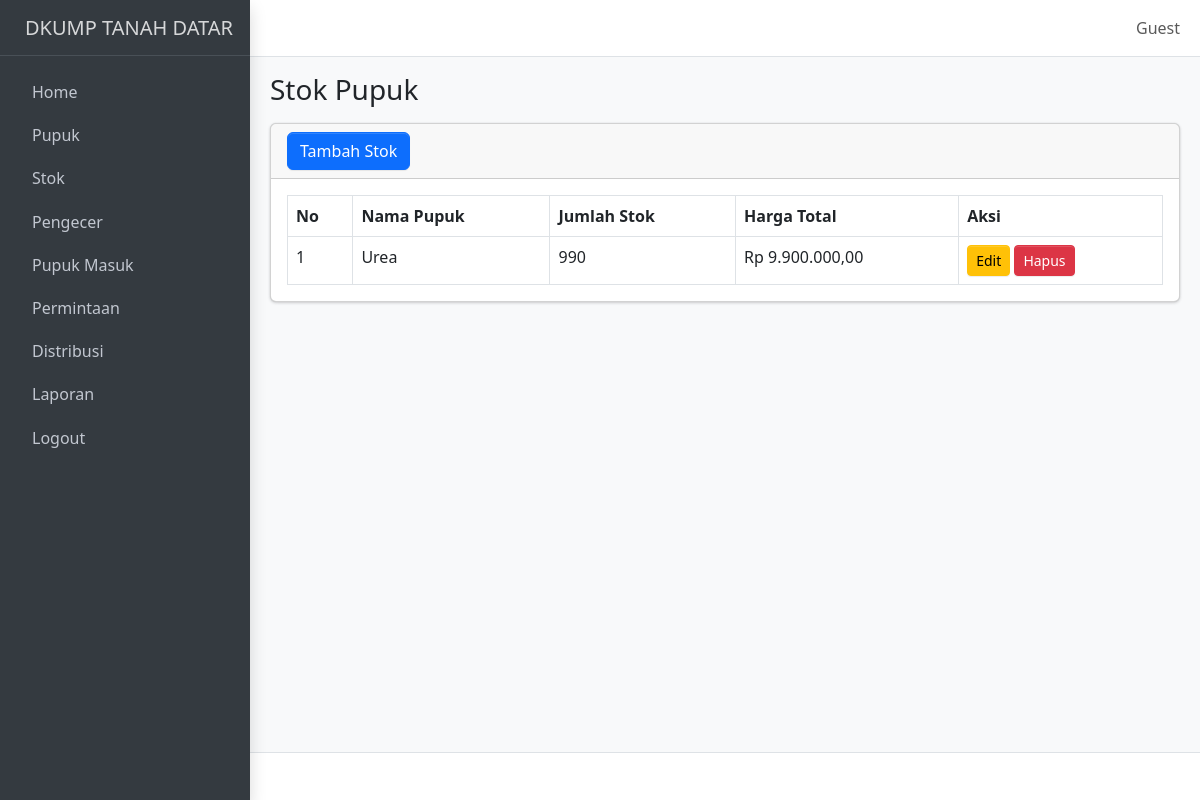
Before: /stok.php with the older database file.
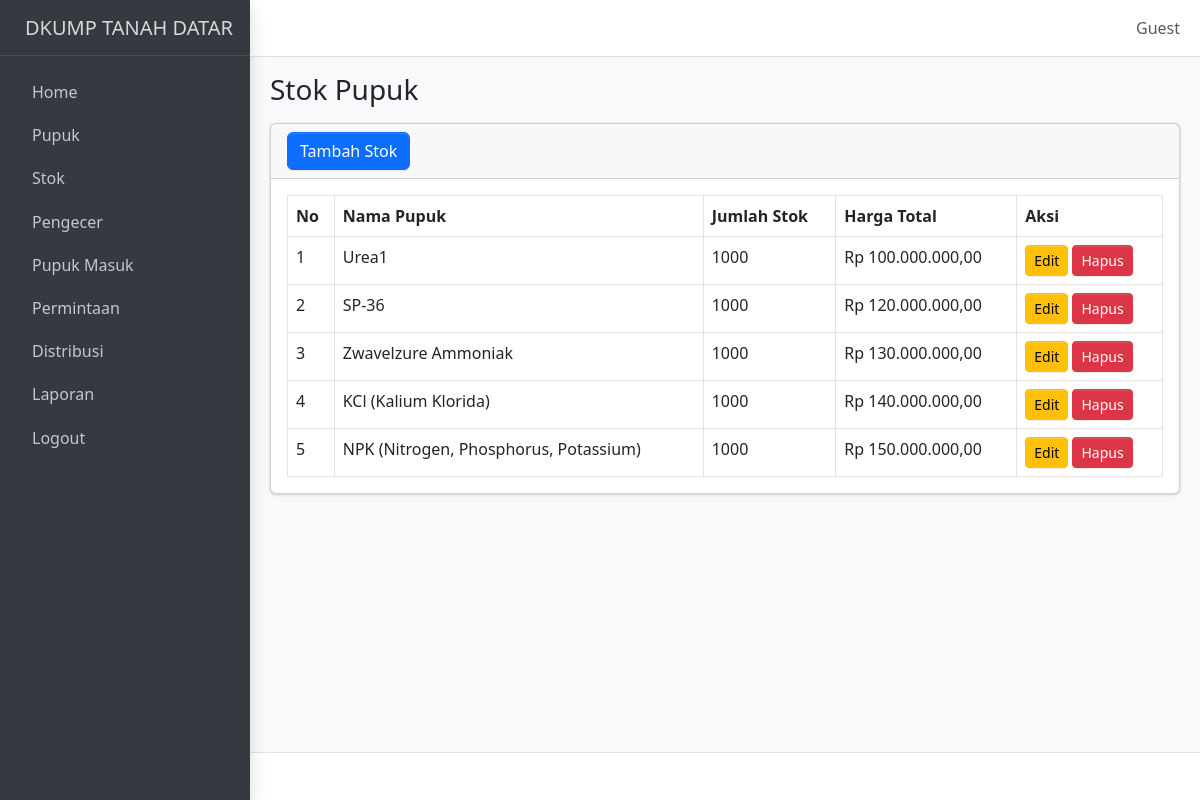
After: the same page with the newer database file.
### tables this page shows
CREATE TABLE `stok` (
  `id_stok` int NOT NULL,
  `id_pupuk` int NOT NULL,
  `stok` int NOT NULL,
  `harga_total` decimal(15,2) NOT NULL
);

CREATE TABLE `pupuk` (
  `id_pupuk` int NOT NULL,
  `nama_pupuk` varchar(255) NOT NULL,
  `satuan` varchar(50) NOT NULL,
  `harga` decimal(15,2) NOT NULL
);

### stok.php (the view, shortened to what this page needs)
<?php include 'template/header.php'; ?>
<body class="layout-fixed sidebar-expand-lg bg-body-tertiary">
    <div class="app-wrapper">
        <?php include 'template/navbar.php'; ?>
        <?php include 'template/sidebar.php'; ?>
        <main class="app-main">
            <div class="app-content-header">
                <div class="container-fluid">
                    <div class="row">
                        <div class="col-sm-6">
                            <h3 class="mb-0">Stok Pupuk</h3>
                        </div>
                    </div>
                </div>
            </div>
            <div class="app-content">
                <div class="container-fluid">
                    <div class="card">
                        <div class="card-header d-flex justify-content-between align-items-center">
                            <button class="btn btn-primary" data-bs-toggle="modal" data-bs-target="#modalTambahStok">Tambah Stok</button>
                        </div>
                        <div class="card-body">
                            <?php
                            include 'koneksi.php';
                            $query = "SELECT s.id_stok, s.id_pupuk, s.stok, s.harga_total, p.nama_pupuk, p.harga
              FROM stok s
              JOIN pupuk p ON s.id_pupuk = p.id_pupuk";
                            $result = $koneksi->query($query);
                            $no = 1;
                            if ($result->num_rows > 0) {
                                echo "<table class='table table-bordered'>";
                                echo "<thead>
                <tr>
                    <th>No</th>
                    <th>Nama Pupuk</th>
                    <th>Jumlah Stok</th>
                    <th>Harga Total</th>
                    <th>Aksi</th>
                </tr>
              </thead>";
                                echo "<tbody>";
                                while ($row = $result->fetch_assoc()) {
                                    echo "<tr>
                    <td>{$no}</td>
                    <td>{$row['nama_pupuk']}</td>
                    <td>{$row['stok']}</td>
                    <td>Rp " . number_format($row['harga_total'], 2, ',', '.') . "</td>
                    <td>
                        <button class='btn btn-warning btn-sm' data-bs-toggle='modal' data-bs-target='#modalEditStok{$row['id_stok']}'>Edit</button>
                        <a href='crud/hapus_stok.php?id={$row['id_stok']}' onclick='return confirm(\"Apakah Anda yakin ingin menghapus data ini?\")' class='btn btn-danger btn-sm'>Hapus</a>
                    </td>
                  </tr>";
                                    $no++;
                                }
                                echo "</tbody></table>";
                            } else {
                                echo "<p class='text-center'>Tidak ada data stok.</p>";
                            }
                            ?>
                        </div>
                    </div>
                </div>
            </div>
        </main>
        <footer class="app-footer">
        </footer>
    </div>
</body>
</html>

Changed rows visible on the page:
removed stok: id_pupuk.nama_pupuk "Urea", stok "990", harga_total "9.900.000,00"
added stok: id_pupuk.nama_pupuk "Urea1", stok "1000", harga_total "100.000.000,00"
added stok: id_pupuk.nama_pupuk "SP-36", stok "1000", harga_total "120.000.000,00"
added stok: id_pupuk.nama_pupuk "Zwavelzure Ammoniak", stok "1000", harga_total "130.000.000,00"
added stok: id_pupuk.nama_pupuk "KCl (Kalium Klorida)", stok "1000", harga_total "140.000.000,00"
added stok: id_pupuk.nama_pupuk "NPK (Nitrogen, Phosphorus, Potassium)", stok "1000", harga_total "150.000.000,00"
